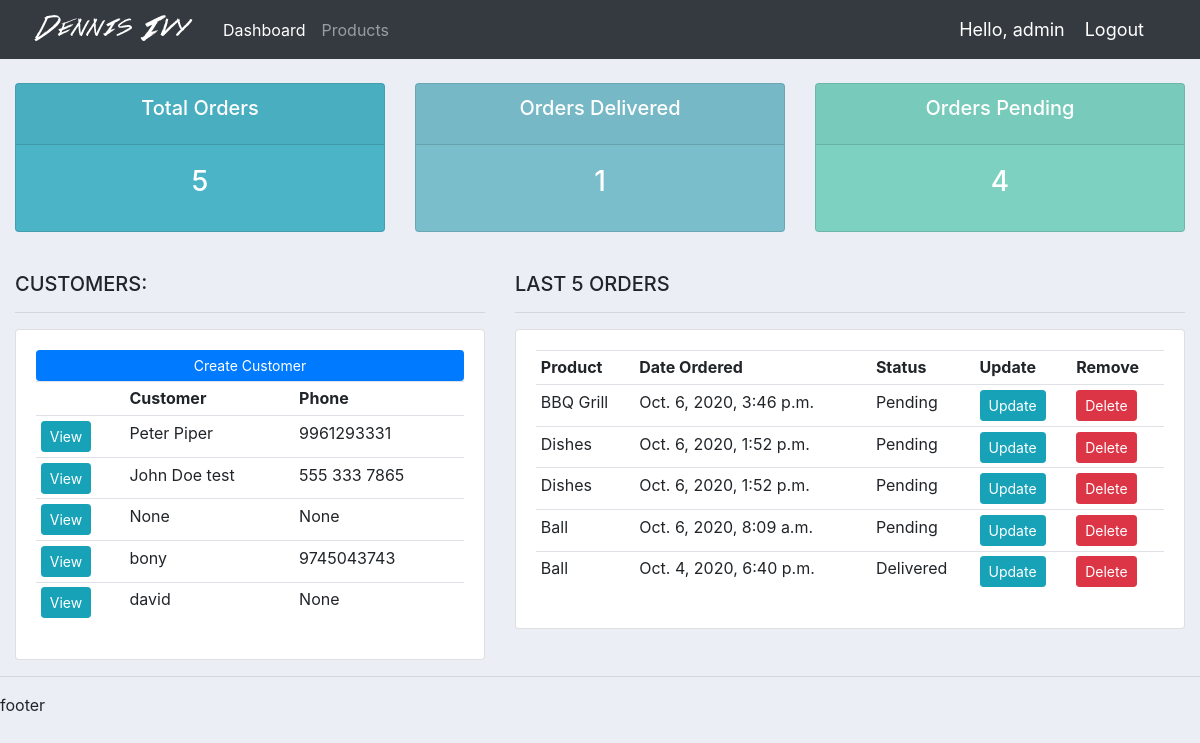
Page / (signed in) on the earlier database version.
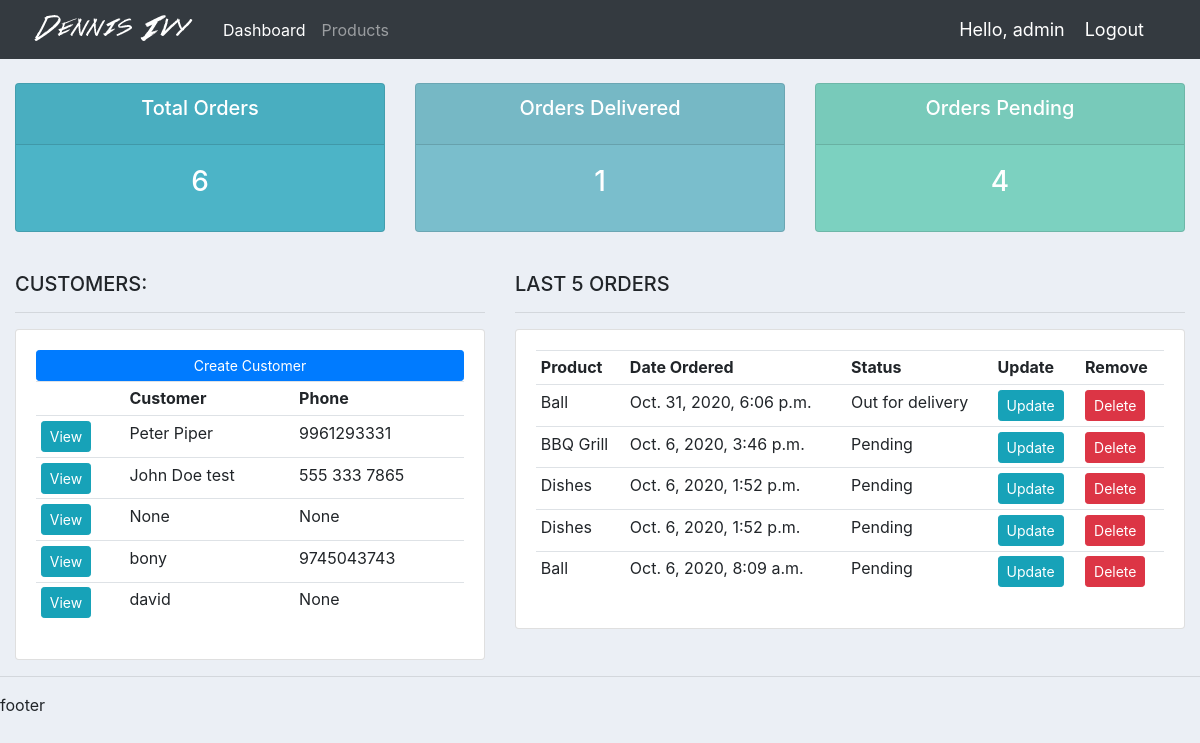
Same page on the later database version.
### accounts/models.py (models this page shows, shortened)
class Customer(models.Model):
	user = models.OneToOneField(User, null=True, blank=True, on_delete=models.CASCADE)
	name = models.CharField(max_length=200, null=True)
	phone = models.CharField(max_length=20, null=True)
	email = models.EmailField(null=True)
	profile_pic = models.ImageField(default='default.webp',null=True, blank=True)
	date_created = models.DateTimeField(auto_now_add=True)

class Order(models.Model):
	STATUS = (
		('Pending','Pending'),
		('Out for delivery','Out for delivery'),
		('Delivered','Delivered')
		)
	customer = models.ForeignKey(Customer, on_delete=models.SET_NULL, null=True)
	product = models.ForeignKey(Product, on_delete=models.SET_NULL, null=True)
	date_created = models.DateTimeField(auto_now_add=True)
	status = models.CharField(max_length=200, null=True, choices=STATUS)

class Product(models.Model):
	CATEGORY = (
		('Indoor','Indoor'),
		('Out door','Out door')
		)
	name=models.CharField(max_length=200, null=True, default='Product Deleted')
	price=models.FloatField(null=True)
	category=models.CharField(max_length=200, null=True, choices=CATEGORY)
	description=models.CharField(max_length=200, null=True, blank=True)
	date_created = models.DateTimeField(auto_now_add=True)
	tag = models.ManyToManyField(Tag)
	def __str__(self):
		return self.name

### accounts/decorators.py (the view)
	def wrapper_func(request, *args, **kwargs):
		group = None
		if request.user.groups.exists():
				group = request.user.groups.all()[0].name
		if group == 'customer':
			return redirect('user')
		if group == 'admin':
			return view_func(request, *args, **kwargs)

### accounts/views.py (called while the page is built)
@login_required(login_url='login')
@admin_only
def index(request):
	orders = Order.objects.all().order_by('-id')
	customers = Customer.objects.all()
	last_5_orders = orders[:5]
	total_customers = customers.count()
	total_orders = orders.count()
	delivered = orders.filter(status='Delivered').count()
	pending = orders.filter(status='Pending').count()
	context = { 'orders':last_5_orders, 'customers':customers, 'total_orders':total_orders, 'delivered':delivered, 'pending':pending }
	return render(request, 'dashboard/dashboard.html', context=context)

### accounts/templates/dashboard/dashboard.html
{% extends 'main/base.html' %}
{% block content %}
{% include 'main/status.html' %}
<br>
<div class="row">
    <div class="col-md-5">
        <h5>CUSTOMERS:</h5>
        <hr>
        <div class="card card-body">
            <a class="btn btn-primary  btn-sm btn-block" href="">Create Customer</a>
            <table class="table table-sm">
                <tr>
                    <th></th>
                    <th>Customer</th>
                    <th>Phone</th>
                </tr>
                {% for customer in customers %}
                <tr>
                    <td><a href="{% url 'customer' customer.id %}" class="btn btn-sm btn-info">View</a></td>
                    <td>{{ customer.name }}</td>
                    <td>{{ customer.phone }}</td>
                </tr>
                {% endfor %}
            </table>
        </div>
    </div>
    <div class="col-md-7">
        <h5>LAST 5 ORDERS</h5>
        <hr>
        <div class="card card-body">
            <table class="table table-sm">
                <tr>
                    <th>Product</th>
                    <th>Date Ordered</th>
                    <th>Status</th>
                    <th>Update</th>
                    <th>Remove</th>
                </tr>
                {% for order in orders %}
                <tr>
                    <td>{{ order.product }}</td>
                    <td>{{ order.date_created }}</td>
                    <td>{{ order.status }}</td>
                    <td><a href="{% url 'update_order' order.id %}" class="btn btn-sm btn-info">Update</a></td>
                    <td><a href="{% url 'delete_order' order.id %}" class="btn btn-sm btn-danger">Delete</a></td>
                </tr>
                {% endfor %}
            </table>
        </div>
    </div>
</div>
{% endblock %}

Differences in the rows shown:
no longer on this page (row unchanged): Order: product "Ball", date_created "Oct. 4, 2020, 6:40 p.m.", status "Delivered"
added Order: product "Ball", date_created "Oct. 31, 2020, 6:06 p.m.", status "Out for delivery"
Other differences:
{{ total_orders }}: "5" → "6"
